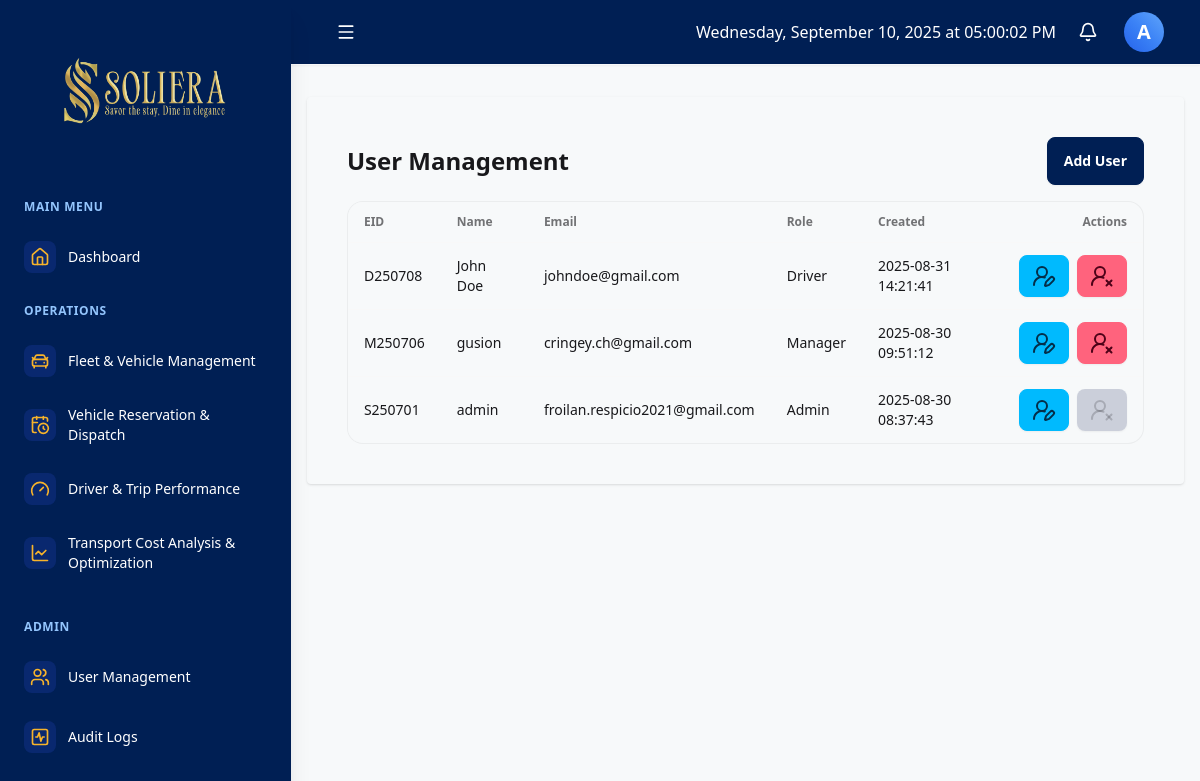
The page /dashboard.php?module=user_management (signed in) on the database as committed earlier.
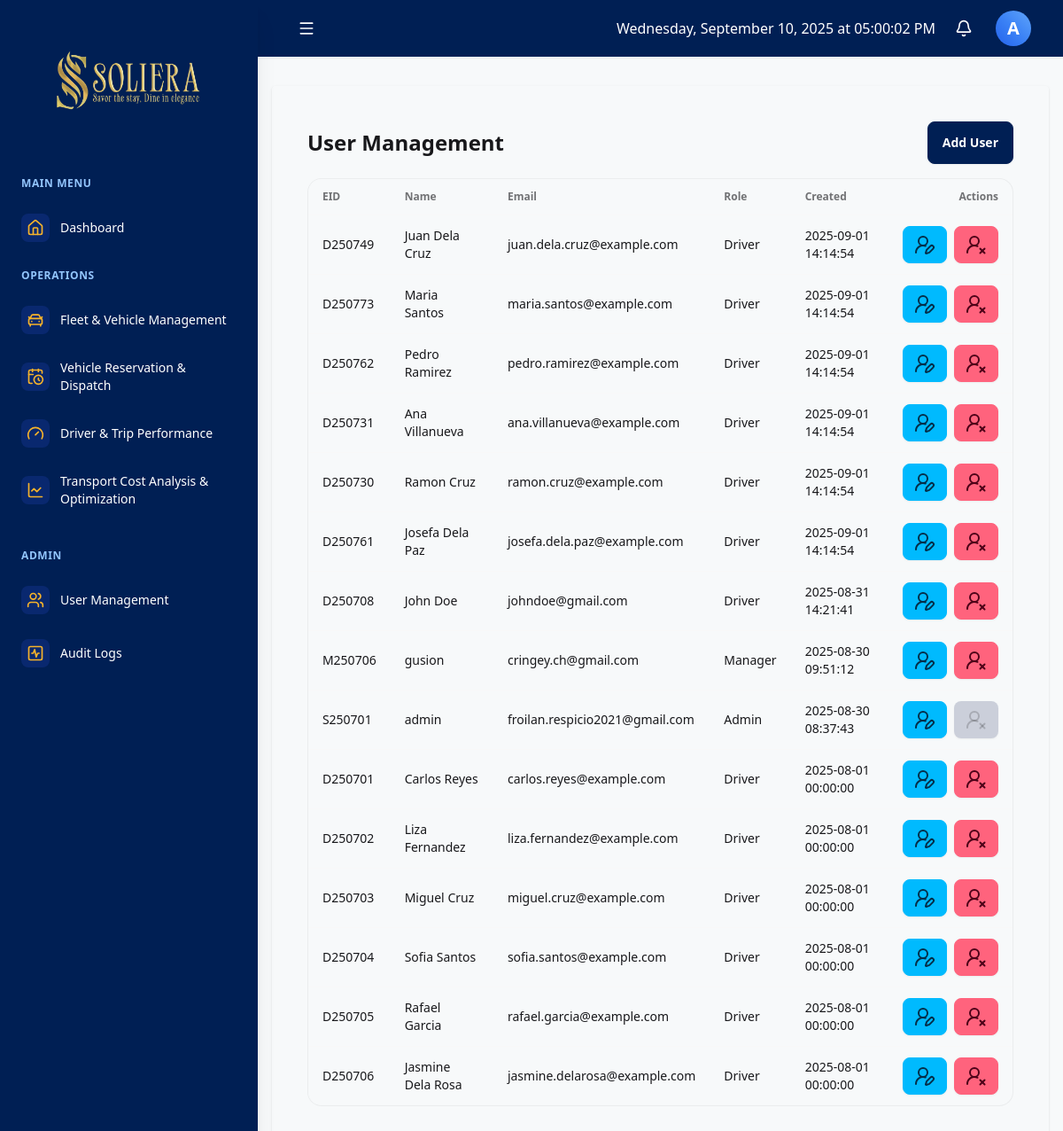
The same page on the database as committed later.
### tables this page shows
CREATE TABLE `users` (
  `id` int(11) NOT NULL,
  `eid` varchar(100) NOT NULL,
  `full_name` varchar(255) NOT NULL,
  `email` varchar(150) NOT NULL,
  `password` varchar(255) NOT NULL,
  `role` enum('admin','requester','driver','staff','manager','supervisor') NOT NULL DEFAULT 'staff',
  `created_at` timestamp NOT NULL DEFAULT current_timestamp()
);

### modules/user_management.php (the view, shortened to what this page needs)
<?php
require_once __DIR__ . '/../includes/db.php';
function user_management_logic($baseURL)
{
    global $conn;
    $stmt = $conn->prepare("
        SELECT
            u.id,
            u.eid,
            u.full_name,
            u.email,
            u.role,
            u.created_at,
            d.license_number
        FROM users u
        LEFT JOIN drivers d ON u.eid = d.eid
        ORDER BY u.created_at DESC
    ");
    $stmt->execute();
    $result = $stmt->get_result();
}
function user_management_view($baseURL)
{
    $users   = $GLOBALS['um_users'] ?? [];
?>
    <div class="overflow-x-auto w-auto">
        <div class="flex flex-col md:flex-row items-start md:items-center justify-between mb-4 gap-2">
            <h2 class="text-xl md:text-2xl font-bold">User Management</h2>
            <button onclick="addUserModal.showModal()" class="btn btn-primary">Add User</button>
        </div>
        <div class="overflow-x-auto rounded-box border border-base-content/5 bg-base-100">
            <table class="table w-full">
                <thead>
                    <tr>
                        <th class="sticky left-0 bg-base-100 z-10">EID</th>
                        <th>Name</th>
                        <th>Email</th>
                        <th>Role</th>
                        <th>Created</th>
                        <th class="text-right">Actions</th>
                    </tr>
                </thead>
                <tbody>
                    <?php foreach ($users as $u): ?>
                        <tr>
                            <td class="sticky left-0 bg-base-100 z-10"><?= htmlspecialchars($u['eid']) ?></td>
                            <td><?= htmlspecialchars($u['full_name']) ?></td>
                            <td><?= htmlspecialchars($u['email']) ?></td>
                            <td><?= htmlspecialchars(ucfirst($u['role'])) ?></td>
                            <td><?= htmlspecialchars($u['created_at']) ?></td>
                            <td class="text-right">
                                <div class="flex flex-wrap md:flex-nowrap items-center justify-end gap-2">
                                    <button class="btn btn-info btn-sm py-5 flex  content-center" aria-label="Edit user details"
                                        onclick="openEditModal(<?= htmlspecialchars(json_encode([
                                                                    'id' => $u['id'],
                                                                    'full_name' => $u['full_name'],
                                                                    'license_number' => $u['license_number'] ?? '',
                                                                    'email' => $u['email'],
                                                                    'role' => $u['role']
                                                                ]), ENT_QUOTES, 'UTF-8') ?>)">
                                        <i data-lucide="user-round-pen"></i>
                                    </button>
                                    <?php if ((int)$u['id'] !== (int)($_SESSION['user_id'] ?? 0)): ?>
                                        <button class="btn btn-error btn-sm  py-5 flex  content-center" aria-label="Delete user"
                                            onclick="openDeleteModal(<?= htmlspecialchars(json_encode([
                                                                            'id' => $u['id'],
                                                                            'full_name' => $u['full_name']
                                                                        ]), ENT_QUOTES, 'UTF-8') ?>)">
                                            <i data-lucide="user-round-x"></i>
                                        </button>
                                    <?php else: ?>
                                        <button class="btn btn-error btn-sm  py-5 flex  content-center btn-disabled" disabled title="You cannot delete your own account">
                                            <i data-lucide="user-round-x"></i>
                                        </button>
                                    <?php endif; ?>
                                </div>
                            </td>
                        </tr>
                    <?php endforeach; ?>
                </tbody>
            </table>
        </div>
    </div>
<?php
}

Rows that differ between the two databases and show on the page:
added users: eid "D250749", full_name "Juan Dela Cruz", email "juan.dela.cruz@example.com", role "Driver", created_at "2025-09-01 14:14:54"
added users: eid "D250773", full_name "Maria Santos", email "maria.santos@example.com", role "Driver", created_at "2025-09-01 14:14:54"
added users: eid "D250762", full_name "Pedro Ramirez", email "pedro.ramirez@example.com", role "Driver", created_at "2025-09-01 14:14:54"
added users: eid "D250731", full_name "Ana Villanueva", email "ana.villanueva@example.com", role "Driver", created_at "2025-09-01 14:14:54"
added users: eid "D250730", full_name "Ramon Cruz", email "ramon.cruz@example.com", role "Driver", created_at "2025-09-01 14:14:54"
added users: eid "D250761", full_name "Josefa Dela Paz", email "josefa.dela.paz@example.com", role "Driver", created_at "2025-09-01 14:14:54"
added users: eid "D250701", full_name "Carlos Reyes", email "carlos.reyes@example.com", role "Driver", created_at "2025-08-01 00:00:00"
added users: eid "D250702", full_name "Liza Fernandez", email "liza.fernandez@example.com", role "Driver", created_at "2025-08-01 00:00:00"
added users: eid "D250703", full_name "Miguel Cruz", email "miguel.cruz@example.com", role "Driver", created_at "2025-08-01 00:00:00"
added users: eid "D250704", full_name "Sofia Santos", email "sofia.santos@example.com", role "Driver", created_at "2025-08-01 00:00:00"
added users: eid "D250705", full_name "Rafael Garcia", email "rafael.garcia@example.com", role "Driver", created_at "2025-08-01 00:00:00"
added users: eid "D250706", full_name "Jasmine Dela Rosa", email "jasmine.delarosa@example.com", role "Driver", created_at "2025-08-01 00:00:00"
